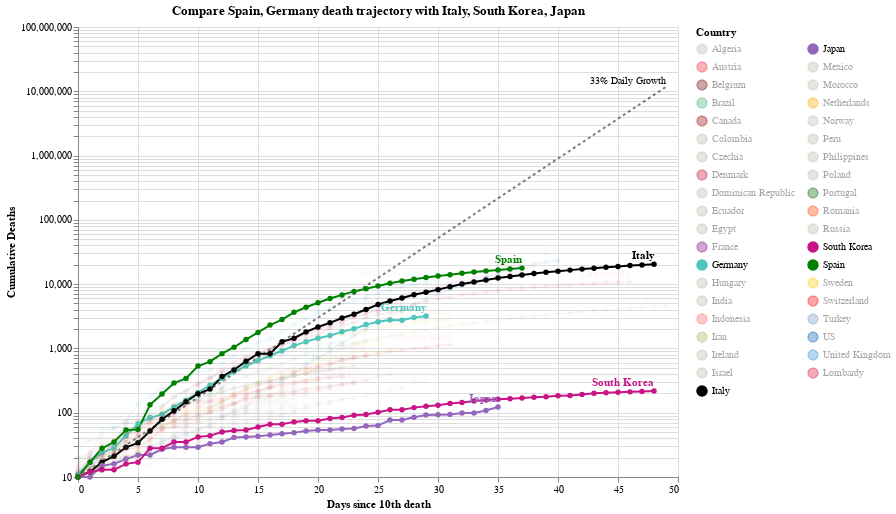

Notebook code cell kept with this figure:
### Code cell
#hide_input
chart2 = make_since_chart(['Spain', 'Germany'])
chart2

### Figure 1 — Vega-Lite specification as saved in the notebook (floating-point values rounded to 4 significant figures; data arrays with more than 128 entries replaced by an {"elided": "..."} marker saying what was removed)
{"config": {"view": {"continuousWidth": 400, "continuousHeight": 300}}, "layer": [{"mark": {"type": "line", "color": "black", "opacity": 0.5, "strokeDash": [3, 3]}, "encoding": {"x": {"type": "quantitative", "field": "Days since 10th death"}, "y": {"type": "quantitative", "field": "Confirmed Cases"}}}, {"mark": {"type": "text", "align": "right", "dy": -6, "fontSize": 10, "text": "33% Daily Growth"}, "encoding": {"x": {"type": "quantitative", "field": "Days since 10th death"}, "y": {"type": "quantitative", "field": "Confirmed Cases"}}, "transform": [{"filter": "(datum['Days since 10th death'] >= 49)"}]}, {"data": {"name": "data-c1509887c42442f35e62110daa38117d"}, "mark": {"type": "line", "point": true}, "encoding": {"color": {"type": "nominal", "field": "Country", "legend": {"columns": 2, "symbolLimit": 100}, "scale": {"domain": ["Algeria", "Austria", "Belgium", "Brazil", "Canada", "Colombia", "Czechia", "Denmark", "Dominican Republic", "Ecuador", "Egypt", "France", "Germany", "Hungary", "India", "Indonesia", "Iran", "Ireland", "Israel", "Italy", "Japan", "Mexico", "Morocco", "Netherlands", "Norway", "Peru", "Philippines", "Poland", "Portugal", "Romania", "Russia", "South Korea", "Spain", "Sweden", "Switzerland", "Turkey", "US", "United Kingdom", "Lombardy"], "range": ["#C1B7AD", "#ED2939", "#6f0000", "mediumseagreen", "#990000", "#C1B7AD", "#C1B7AD", "#C60C30", "#C1B7AD", "#C1B7AD", "#C1B7AD", "purple", "#4DC6BD", "#C1B7AD", "#C1B7AD", "#FF6666", "#A1BA59", "#C1B7AD", "#C1B7AD", "black", "#9467bd", "#C1B7AD", "#C1B7AD", "orange", "#C1B7AD", "#C1B7AD", "#C1B7AD", "#C1B7AD", "#006600", "#FF4500", "#C1B7AD", "#C71585", "green", "#FFCD00", "#ff0000", "#7499c7", "#0059B3", "#2495D3", "#DC143C"]}}, "opacity": {"condition": {"value": 1, "selection": "selector002"}, "value": 0.05}, "tooltip": [{"type": "nominal", "field": "Country"}, {"type": "temporal", "field": "Date"}, {"type": "quantitative", "field": "Confirmed Cases"}, {"type": "quantitative", "field": "Days since 10th death"}], "x": {"type": "quantitative", "field": "Days since 10th death"}, "y": {"type": "quantitative", "axis": {"title": "Cumulative Deaths"}, "field": "Confirmed Cases", "scale": {"type": "log"}}}, "height": 450, "selection": {"selector002": {"type": "multi", "fields": ["Country"], "bind": "legend", "init": [{"Country": "Spain"}, {"Country": "Germany"}, {"Country": "Italy"}, {"Country": "South Korea"}, {"Country": "Japan"}]}}, "width": 600}, {"data": {"name": "data-c1509887c42442f35e62110daa38117d"}, "mark": {"type": "text", "align": "right", "dy": -8, "fontWeight": "bold"}, "encoding": {"color": {"type": "nominal", "field": "Country", "legend": {"columns": 2, "symbolLimit": 100}, "scale": {"domain": ["Algeria", "Austria", "Belgium", "Brazil", "Canada", "Colombia", "Czechia", "Denmark", "Dominican Republic", "Ecuador", "Egypt", "France", "Germany", "Hungary", "India", "Indonesia", "Iran", "Ireland", "Israel", "Italy", "Japan", "Mexico", "Morocco", "Netherlands", "Norway", "Peru", "Philippines", "Poland", "Portugal", "Romania", "Russia", "South Korea", "Spain", "Sweden", "Switzerland", "Turkey", "US", "United Kingdom", "Lombardy"], "range": ["#C1B7AD", "#ED2939", "#6f0000", "mediumseagreen", "#990000", "#C1B7AD", "#C1B7AD", "#C60C30", "#C1B7AD", "#C1B7AD", "#C1B7AD", "purple", "#4DC6BD", "#C1B7AD", "#C1B7AD", "#FF6666", "#A1BA59", "#C1B7AD", "#C1B7AD", "black", "#9467bd", "#C1B7AD", "#C1B7AD", "orange", "#C1B7AD", "#C1B7AD", "#C1B7AD", "#C1B7AD", "#006600", "#FF4500", "#C1B7AD", "#C71585", "green", "#FFCD00", "#ff0000", "#7499c7", "#0059B3", "#2495D3", "#DC143C"]}}, "opacity": {"condition": {"value": 1, "selection": "selector002"}, "value": 0.05}, "text": {"type": "nominal", "field": "Country"}, "tooltip": [{"type": "nominal", "field": "Country"}, {"type": "temporal", "field": "Date"}, {"type": "quantitative", "field": "Confirmed Cases"}, {"type": "quantitative", "field": "Days since 10th death"}], "x": {"type": "quantitative", "field": "Days since 10th death"}, "y": {"type": "quantitative", "axis": {"title": "Cumulative Deaths"}, "field": "Confirmed Cases", "scale": {"type": "log"}}}, "height": 450, "transform": [{"filter": "(datum['Date'] >= 1586736000000)"}], "width": 600}], "data": {"name": "data-b07213980739ed57601fb05bc5e43304"}, "title": "Compare Spain, Germany death trajectory with Italy, South Korea, Japan", "$schema": "https://vega.github.io/schema/vega-lite/v4.8.1.json", "datasets": {"data-b07213980739ed57601fb05bc5e43304": [{"Days since 10th death": 0, "Confirmed Cases": 10.0}, {"Days since 10th death": 1, "Confirmed Cases": 13.3}, {"Days since 10th death": 2, "Confirmed Cases": 17.69}, {"Days since 10th death": 3, "Confirmed Cases": 23.53}, {"Days since 10th death": 4, "Confirmed Cases": 31.29}, {"Days since 10th death": 5, "Confirmed Cases": 41.62}, {"Days since 10th death": 6, "Confirmed Cases": 55.35}, {"Days since 10th death": 7, "Confirmed Cases": 73.61}, {"Days since 10th death": 8, "Confirmed Cases": 97.91}, {"Days since 10th death": 9, "Confirmed Cases": 130.2}, {"Days since 10th death": 10, "Confirmed Cases": 173.2}, {"Days since 10th death": 11, "Confirmed Cases": 230.3}, {"Days since 10th death": 12, "Confirmed Cases": 306.4}, {"Days since 10th death": 13, "Confirmed Cases": 407.4}, {"Days since 10th death": 14, "Confirmed Cases": 541.9}, {"Days since 10th death": 15, "Confirmed Cases": 720.7}, {"Days since 10th death": 16, "Confirmed Cases": 958.6}, {"Days since 10th death": 17, "Confirmed Cases": 1275.0}, {"Days since 10th death": 18, "Confirmed Cases": 1696.0}, {"Days since 10th death": 19, "Confirmed Cases": 2255.0}, {"Days since 10th death": 20, "Confirmed Cases": 2999.0}, {"Days since 10th death": 21, "Confirmed Cases": 3989.0}, {"Days since 10th death": 22, "Confirmed Cases": 5306.0}, {"Days since 10th death": 23, "Confirmed Cases": 7056.0}, {"Days since 10th death": 24, "Confirmed Cases": 9385.0}, {"Days since 10th death": 25, "Confirmed Cases": 12480.0}, {"Days since 10th death": 26, "Confirmed Cases": 16600.0}, {"Days since 10th death": 27, "Confirmed Cases": 22080.0}, {"Days since 10th death": 28, "Confirmed Cases": 29370.0}, {"Days since 10th death": 29, "Confirmed Cases": 39060.0}, {"Days since 10th death": 30, "Confirmed Cases": 51950.0}, {"Days since 10th death": 31, "Confirmed Cases": 69090.0}, {"Days since 10th death": 32, "Confirmed Cases": 91890.0}, {"Days since 10th death": 33, "Confirmed Cases": 122200.0}, {"Days since 10th death": 34, "Confirmed Cases": 162500.0}, {"Days since 10th death": 35, "Confirmed Cases": 216200.0}, {"Days since 10th death": 36, "Confirmed Cases": 287500.0}, {"Days since 10th death": 37, "Confirmed Cases": 382400.0}, {"Days since 10th death": 38, "Confirmed Cases": 508600.0}, {"Days since 10th death": 39, "Confirmed Cases": 676400.0}, {"Days since 10th death": 40, "Confirmed Cases": 899600.0}, {"Days since 10th death": 41, "Confirmed Cases": 1197000.0}, {"Days since 10th death": 42, "Confirmed Cases": 1591000.0}, {"Days since 10th death": 43, "Confirmed Cases": 2117000.0}, {"Days since 10th death": 44, "Confirmed Cases": 2815000.0}, {"Days since 10th death": 45, "Confirmed Cases": 3744000.0}, {"Days since 10th death": 46, "Confirmed Cases": 4979000.0}, {"Days since 10th death": 47, "Confirmed Cases": 6623000.0}, {"Days since 10th death": 48, "Confirmed Cases": 8808000.0}, {"Days since 10th death": 49, "Confirmed Cases": 11710000.0}], "data-c1509887c42442f35e62110daa38117d": {"elided": "1065 records"}}}
